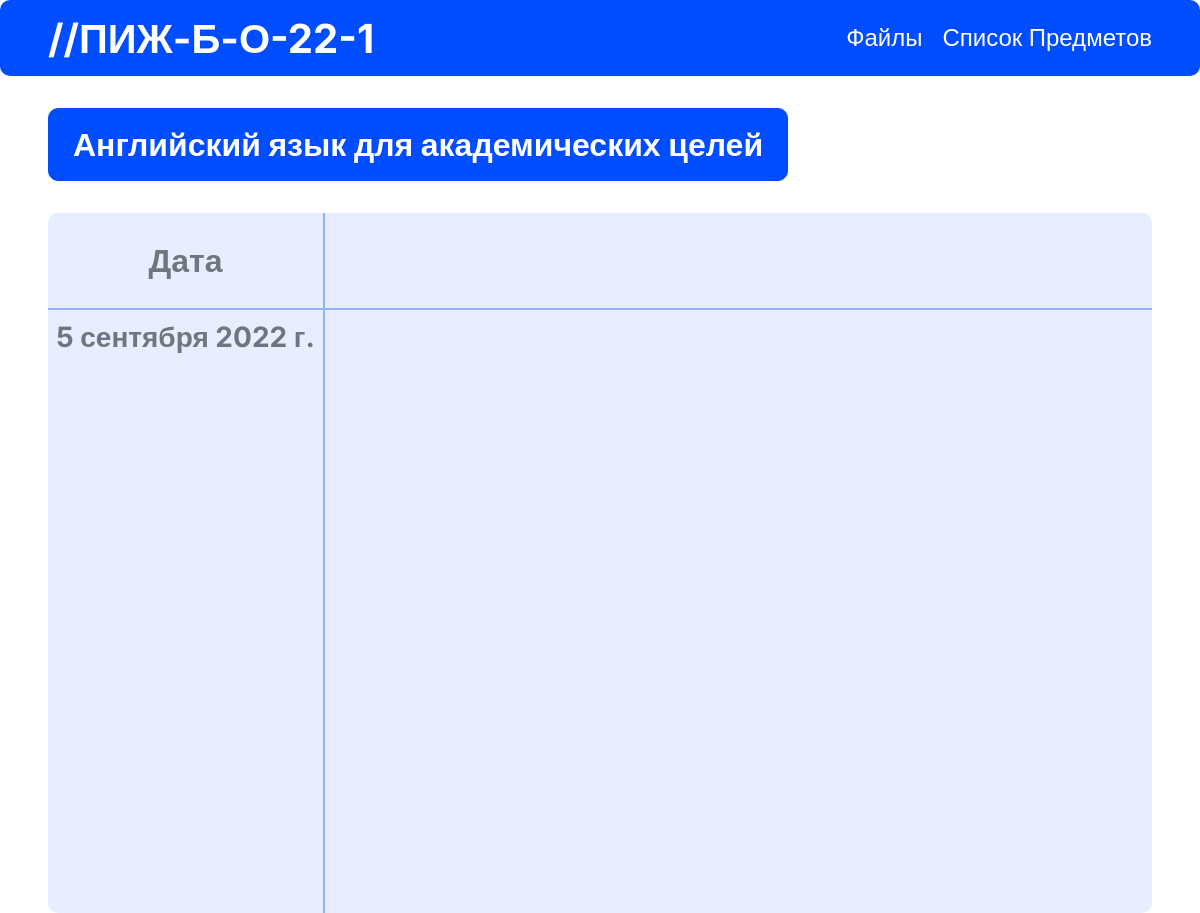
/disciplines/engacademic/, run on an earlier commit of the app's database.
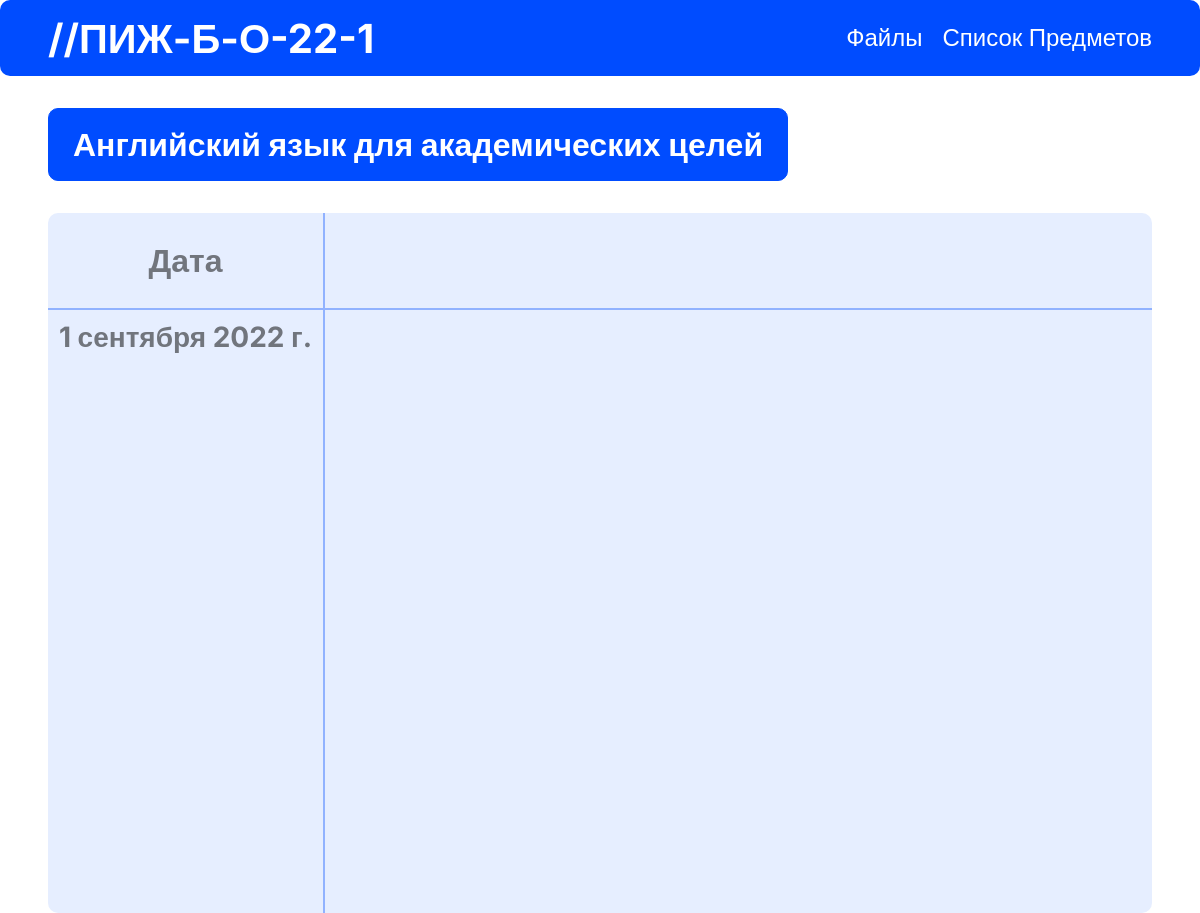
And on a later commit of the database.
### main_page/models.py (models this page shows, shortened)
class Disciplines(models.Model):
    discipline = models.TextField(verbose_name='Предмет')
    eng_discipline = models.TextField(verbose_name='Предмет на англ')
    class Meta:
        verbose_name = 'Предмет'
        verbose_name_plural = 'Предметы'

class DisciplineHomeWork(models.Model):
    discipline = models.ForeignKey(Disciplines, on_delete=models.CASCADE,verbose_name='Домашка какого предмета')
    eng_discipline = models.TextField(verbose_name='Предмет на англ')
    actual_homework = models.TextField(verbose_name='Дз')
    actual_file = models.FileField(upload_to='homework', verbose_name='Дз файл', null=True, blank=True)
    date = models.DateField(verbose_name='Дата дз')
    class Meta:
        verbose_name = 'Все дз'
        verbose_name_plural = 'Все дз'

### main_page/views.py (the view)
# urls.py: re_path('^disciplines/(?P<discipline>.+)/$', views.discipline_page, name='discipline_page'),
def discipline_page(request, discipline):
    discipline_db = Disciplines.objects.get(eng_discipline=discipline)
    homework_db = DisciplineHomeWork.objects.filter(eng_discipline=discipline)
    if not homework_db:
        homework_db = DisciplineHomeWork.objects.filter(eng_discipline='test')
    return render(request, 'main_page/discipline_page.html', {"discipline":discipline_db,"homework":homework_db})

### main_page/templates/main_page/discipline_page.html (shortened to what this page needs)
{% extends 'main_page/shablon.html' %}
{% load static %}
{% block styles %}
    <link rel="stylesheet" href="{% static 'main_page/css/discipline_page-001.css' %}">
{% endblock %}
{% block content %}
    <div class="buttons">
        <div class="button_current button">
            <p class="h3">{{ discipline.discipline }}</p>
        </div>
    </div>
    <div class="schedule">
        <div class="schedule_left">
            <div class="left_top"><p class="h3">Дата</p></div>
            <div class="left_bottom">
                {% for homework_date in homework %}
                    <p onclick="hw_date('date_{{ homework_date.id }}','actual_{{ homework_date.id }}')" id="date_{{ homework_date.id }}" class="h4">{{ homework_date.date }}</p>
                {% endfor %}
            </div>
        </div>
        <div class="schedule_right">
            <div class="right_top"></div>
            <div id="right_bottom" class="right_bottom">
            </div>
        </div>
    </div>
{% endblock %}

### main_page/templates/main_page/shablon.html (shortened to what this page needs)
{% load static %}
<!DOCTYPE html>
<html lang="ru">
<head>
    <link rel="stylesheet" href="{% static 'main_page/css/style-001.css' %}">
    {% block styles %}
    {% endblock %}
    <link rel="stylesheet" href="{% static 'main_page/css/transform-001.css' %}">
</head>
<body>
    <div class="nav">
        <div class="logo">
            <a href="/">
                <p class="h1">//ПИЖ-Б-О-22-1</p>
            </a>
        </div>
        <div class="other">
            <a href="/files/" class="h5">Файлы</a>
            <a href="/disciplines/" class="h5">Список Предметов</a>
        </div>
    </div>
    <div class="content">
        {% block content %}
        {% endblock %}
    </div>
</body>
</html>

### main_page/static/main_page/css/style-001.css (style rules this page uses)
* { padding:0;margin:0;border:0; }
*,*:before,*:after { -moz-box-sizing:border-box;-webkit-box-sizing:border-box;box-sizing:border-box; }
html,body { height:100%;width:100%;font-size:100%;line-height:1;font-size:14px;-ms-text-size-adjust:100%;-moz-text-size-adjust:100%;-webkit-text-size-adjust:100%; }
a,a:visited { text-decoration:none; }
a { border:0;text-decoration:none;color:unset; }
* { font-family:"Inter", sans-serif; }
p { cursor:default; }
h1,.h1 { font-size:40px;line-height:45px;font-weight:700;cursor:default; }
h3,.h3 { font-size:32px;line-height:39px;font-weight:700;cursor:default; }
h4,.h4 { font-size:28px;line-height:39px;font-weight:700;cursor:default; }
h5,.h5 { font-size:24px;line-height:30px;font-weight:500;cursor:default; }
:root { --BG_0:#FFF; --BG_1:#000; --BG_2:#004CFF; --BG_3:#E6EEFF; --BG_4:#91B2FF; --TC_0:#FFF; --TC_1:#000; --TC_2:#71757D; --TC_3:#2E6CFF; --TC_4:#5265f6; --TC_5:#03c2fc; --TC_6:#900ee7; }
.button { align-self:center;padding:16px 24px;border-radius:10px;background-color:var(--BG_2);color:var(--TC_0);border:1px solid var(--BG_2); }
.nav { display:flex;flex-direction:row;justify-content:space-between;align-items:center;padding-left:48px;padding-right:48px;background-color:var(--BG_2);z-index:2;height:76px;border-radius:10px;color:var(--TC_0); }
.content { margin-top:32px;margin-left:48px;margin-right:48px; }
.nav .other a,.nav .logo a p { cursor:pointer; }
.other a { margin-left:16px; }
.schedule_left { height:50%;width:25%;color:var(--TC_2);border-radius:10px 0px 0px 10px; }

### main_page/static/main_page/css/discipline_page-001.css (style rules this page uses)
.buttons { display:flex;flex-wrap:wrap; }
.schedule { height:700px;width:100%;margin-top:32px;background-color:var(--BG_3);border-radius:10px;display:flex;flex-direction:row; }
.schedule_left { height:100%;width:25%;color:var(--TC_2);border-radius:10px 0px 0px 10px; }
.schedule_right { height:100%;width:75%;border-radius:0px 10px 10px 0px; }
.left_top { display:flex;align-items:center;justify-content:center; }
.left_bottom { display:flex;flex-direction:column;align-items:center }
.left_top,.right_top { height:96px; }
.left_bottom,.right_bottom { height:604px; }
.left_top { border-bottom:1px solid var(--BG_4);border-right:1px solid var(--BG_4); }
.left_bottom { border-top:1px solid var(--BG_4);border-right:1px solid var(--BG_4); }
.right_top { border-bottom:1px solid var(--BG_4);border-left:1px solid var(--BG_4); }
.right_bottom { border-top:1px solid var(--BG_4);border-left:1px solid var(--BG_4);padding-left:8px;padding-top:8px; }
.left_bottom p { padding-top:8px;cursor:pointer; }

What changed in the data, as far as the page shows it:
changed DisciplineHomeWork: date "5 сентября 2022 г." → "1 сентября 2022 г."
